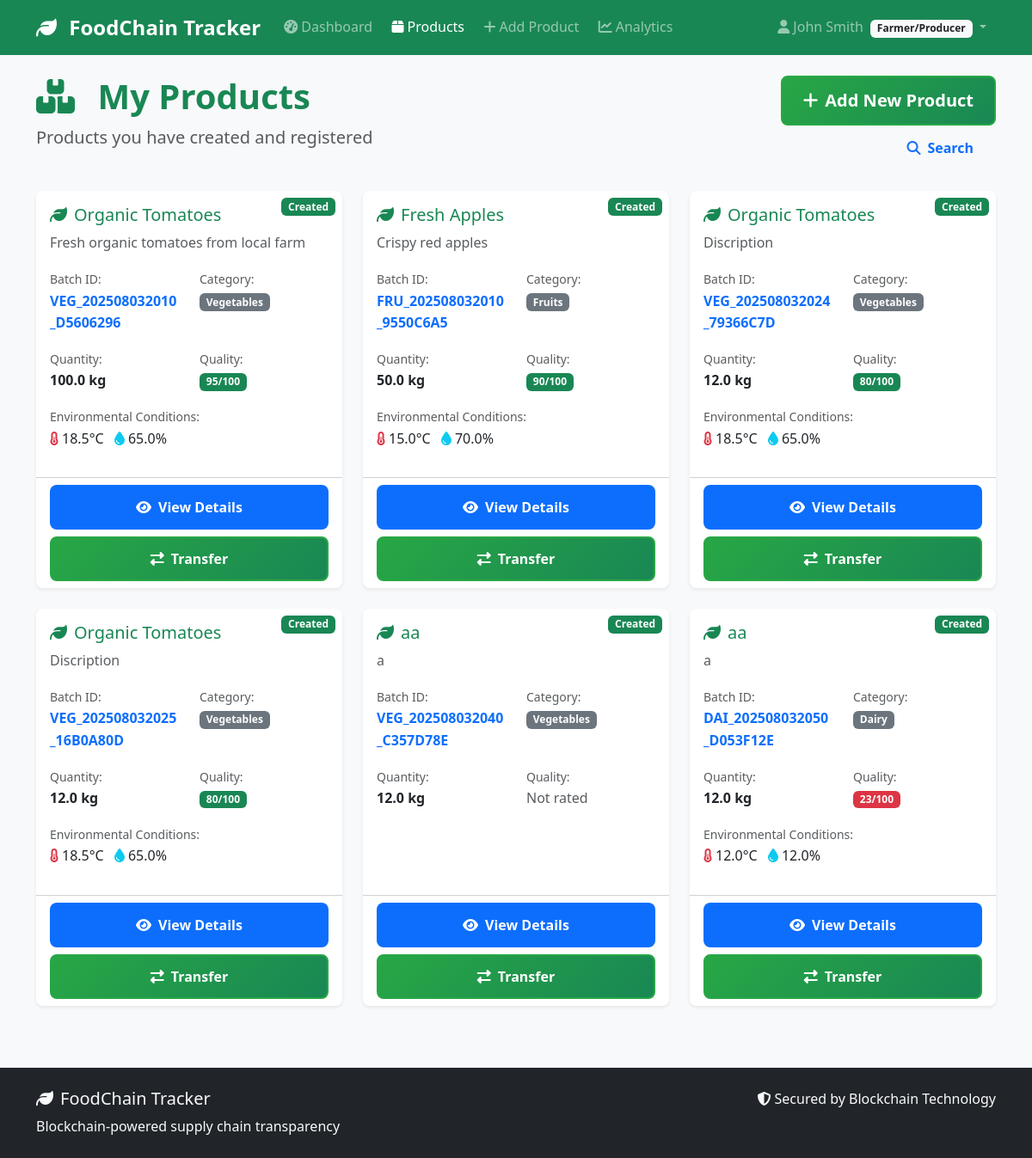
/products/ (signed in), run on the app's committed database.
### models/user.py (models this page shows, shortened)
class User(UserMixin, db.Model):
    __tablename__ = 'users'
    id = db.Column(db.Integer, primary_key=True)
    username = db.Column(db.String(80), unique=True, nullable=False)
    email = db.Column(db.String(120), unique=True, nullable=False)
    password_hash = db.Column(db.String(200), nullable=False)
    full_name = db.Column(db.String(100), nullable=False)
    phone = db.Column(db.String(20))
    address = db.Column(db.Text)
    role = db.Column(db.String(20), nullable=False)  # 'farmer', 'distributor', 'retailer', 'inspector'
    company_name = db.Column(db.String(100))
    license_number = db.Column(db.String(50))  # Business license or certification
    is_active = db.Column(db.Boolean, default=True)
    is_verified = db.Column(db.Boolean, default=False)  # For business verification
    created_at = db.Column(db.DateTime, default=datetime.utcnow)
    last_login = db.Column(db.DateTime)
    products_created = db.relationship('Product', foreign_keys='Product.created_by',
                                     backref='creator', lazy='dynamic')
    sent_transactions = db.relationship('Transaction', foreign_keys='Transaction.from_user_id',
                                      backref='sender', lazy='dynamic')
    received_transactions = db.relationship('Transaction', foreign_keys='Transaction.to_user_id',
                                          backref='receiver', lazy='dynamic')
    def get_role_display(self):
        role_names = {
            'farmer': 'Farmer/Producer',
            'distributor': 'Distributor',
            'retailer': 'Retailer',
            'inspector': 'Inspector'
        }
        return role_names.get(self.role, self.role.title())
    def can_create_products(self):
        return self.role == 'farmer'
    def can_transfer_products(self):
        return self.role in ['farmer', 'distributor']

### models/product.py (models this page shows, shortened)
class Product(db.Model):
    __tablename__ = 'products'
    id = db.Column(db.Integer, primary_key=True)
    batch_id = db.Column(db.String(50), unique=True, nullable=False)
    name = db.Column(db.String(100), nullable=False)
    category = db.Column(db.String(50), nullable=False)  # 'vegetables', 'fruits', 'grains', etc.
    description = db.Column(db.Text)
    quantity = db.Column(db.Float, nullable=False)  # Amount of product
    unit = db.Column(db.String(20), nullable=False)  # 'kg', 'tons', 'boxes', etc.
    quality_grade = db.Column(db.String(10))  # 'A', 'B', 'C', or custom grading
    quality_score = db.Column(db.Integer)  # 0-100 quality score
    origin_location = db.Column(db.String(200))  # Where product was produced
    harvest_date = db.Column(db.Date)
    expiry_date = db.Column(db.Date)
    current_location = db.Column(db.String(200))
    status = db.Column(db.String(50), default='created')  # 'created', 'in_transit', 'delivered', 'expired'
    temperature = db.Column(db.Float)  # Celsius
    humidity = db.Column(db.Float)     # Percentage
    pressure = db.Column(db.Float)     # For certain products
    created_by = db.Column(db.Integer, db.ForeignKey('users.id'), nullable=False)
    current_owner_id = db.Column(db.Integer, db.ForeignKey('users.id'), nullable=False)
    created_at = db.Column(db.DateTime, default=datetime.utcnow)
    updated_at = db.Column(db.DateTime, default=datetime.utcnow, onupdate=datetime.utcnow)
    current_owner = db.relationship('User', foreign_keys=[current_owner_id], backref='owned_products')
    transactions = db.relationship('Transaction', backref='product', lazy='dynamic', cascade='all, delete-orphan')
    def is_expired(self):
        if not self.expiry_date:
            return False
        return datetime.now().date() > self.expiry_date
    def days_until_expiry(self):
        if not self.expiry_date:
            return None
        delta = self.expiry_date - datetime.now().date()
        return delta.days

### routes/products.py (the view)
@products_bp.route('/')
@login_required
def list_products():
    page = request.args.get('page', 1, type=int)
    per_page = 20
    if current_user.role == 'farmer':
        products = Product.query.filter_by(created_by=current_user.id).paginate(
            page=page, per_page=per_page, error_out=False
        )
    elif current_user.role in ['distributor', 'retailer']:
        products = Product.query.filter_by(current_owner_id=current_user.id).paginate(
            page=page, per_page=per_page, error_out=False
        )
    else:
        products = Product.query.paginate(
            page=page, per_page=per_page, error_out=False
        )
    return render_template('products/list.html', products=products)

### templates/products/list.html (shortened to what this page needs)
{% extends "base.html" %}
{% block content %}
<div class="row mb-4">
    <div class="col-md-8">
        <h1 class="display-6 fw-bold text-success">
            <i class="fas fa-boxes me-3"></i>
            {% if current_user.role == 'farmer' %}
                My Products
            {% elif current_user.role in ['distributor', 'retailer'] %}
                Owned Products
            {% else %}
                All Products
            {% endif %}
        </h1>
        <p class="lead text-muted">
            {% if current_user.role == 'farmer' %}
                Products you have created and registered
            {% elif current_user.role in ['distributor', 'retailer'] %}
                Products currently in your possession
            {% else %}
                System-wide product overview
            {% endif %}
        </p>
    </div>
    <div class="col-md-4 text-end">
        {% if current_user.can_create_products() %}
            <a href="{{ url_for('products.add_product') }}" class="btn btn-success btn-lg">
                <i class="fas fa-plus me-2"></i>Add New Product
            </a>
        {% endif %}
        <a href="{{ url_for('products.search_products') }}" class="btn btn-outline-primary">
            <i class="fas fa-search me-2"></i>Search
        </a>
    </div>
</div>
{% if products.items %}
    <div class="row">
        {% for product in products.items %}
            <div class="col-lg-4 col-md-6 mb-4">
                <div class="card h-100 shadow-sm">
                    <div class="position-relative">
                        <span class="position-absolute top-0 end-0 m-2 badge bg-{{ 'success' if product.status == 'created' else 'warning' if product.status == 'in_transit' else 'info' if product.status == 'delivered' else 'danger' }}">
                            {{ product.status.title() }}
                        </span>
                    </div>
                    <div class="card-body">
                        <h5 class="card-title text-success">
                            <i class="fas fa-leaf me-2"></i>{{ product.name }}
                        </h5>
                        <p class="card-text text-muted">{{ product.description[:100] }}{% if product.description|length > 100 %}...{% endif %}</p>
                        <div class="row mb-3">
                            <div class="col-6">
                                <small class="text-muted">Batch ID:</small><br>
                                <strong class="text-primary">{{ product.batch_id }}</strong>
                            </div>
                            <div class="col-6">
                                <small class="text-muted">Category:</small><br>
                                <span class="badge bg-secondary">{{ product.category.title() }}</span>
                            </div>
                        </div>
                        <div class="row mb-3">
                            <div class="col-6">
                                <small class="text-muted">Quantity:</small><br>
                                <strong>{{ product.quantity }} {{ product.unit }}</strong>
                            </div>
                            <div class="col-6">
                                <small class="text-muted">Quality:</small><br>
                                {% if product.quality_score %}
                                    <span class="badge bg-{{ 'success' if product.quality_score >= 80 else 'warning' if product.quality_score >= 60 else 'danger' }}">
                                        {{ product.quality_score }}/100
                                    </span>
                                {% else %}
                                    <span class="text-muted">Not rated</span>
                                {% endif %}
                            </div>
                        </div>
                        {% if product.temperature %}
                            <div class="mb-3">
                                <small class="text-muted">Environmental Conditions:</small><br>
                                <i class="fas fa-thermometer-half text-danger me-1"></i>{{ product.temperature }}°C
                                {% if product.humidity %}
                                    <i class="fas fa-tint text-info ms-2 me-1"></i>{{ product.humidity }}%
                                {% endif %}
                            </div>
                        {% endif %}
                    </div>
                    <div class="card-footer bg-transparent">
                        <div class="d-grid gap-2">
                            <a href="{{ url_for('products.view_product', id=product.id) }}" class="btn btn-primary">
                                <i class="fas fa-eye me-2"></i>View Details
                            </a>
                            {% if current_user.id == product.current_owner_id and current_user.can_transfer_products() %}
                                <a href="{{ url_for('products.transfer_product', id=product.id) }}" class="btn btn-success">
                                    <i class="fas fa-exchange-alt me-2"></i>Transfer
                                </a>
                            {% endif %}
                        </div>
                    </div>
                </div>
            </div>
        {% endfor %}
    </div>
{% endif %}
{% endblock %}

### templates/base.html (shortened to what this page needs)
<!DOCTYPE html>
<html lang="en">
<head>
    <link href="https://cdn.jsdelivr.net/npm/bootstrap@5.3.0/dist/css/bootstrap.min.css" rel="stylesheet">
    <link href="https://cdnjs.cloudflare.com/ajax/libs/font-awesome/6.4.0/css/all.min.css" rel="stylesheet">
    <link href="{{ url_for('static', filename='css/style.css') }}" rel="stylesheet">
</head>
<body>
    <nav class="navbar navbar-expand-lg navbar-dark bg-success">
        <div class="container">
            <a class="navbar-brand" href="{{ url_for('index') }}">
                <i class="fas fa-leaf me-2"></i>
                FoodChain Tracker
            </a>
            <div class="collapse navbar-collapse" id="navbarNav">
                <ul class="navbar-nav me-auto">
                    {% if current_user.is_authenticated %}
                        <li class="nav-item">
                            <a class="nav-link" href="{{ url_for('dashboard.main') }}">
                                <i class="fas fa-tachometer-alt me-1"></i>Dashboard
                            </a>
                        </li>
                        <li class="nav-item">
                            <a class="nav-link" href="{{ url_for('products.list_products') }}">
                                <i class="fas fa-box me-1"></i>Products
                            </a>
                        </li>
                        {% if current_user.can_create_products() %}
                        <li class="nav-item">
                            <a class="nav-link" href="{{ url_for('products.add_product') }}">
                                <i class="fas fa-plus me-1"></i>Add Product
                            </a>
                        </li>
                        {% endif %}
                        <li class="nav-item">
                            <a class="nav-link" href="{{ url_for('analytics.dashboard') }}">
                                <i class="fas fa-chart-line me-1"></i>Analytics
                            </a>
                        </li>
                    {% endif %}
                </ul>
                <ul class="navbar-nav">
                    {% if current_user.is_authenticated %}
                        <li class="nav-item dropdown">
                            <a class="nav-link dropdown-toggle" href="#" id="navbarDropdown" role="button" data-bs-toggle="dropdown">
                                <i class="fas fa-user me-1"></i>{{ current_user.full_name }}
                                <span class="badge bg-light text-dark ms-1">{{ current_user.get_role_display() }}</span>
                            </a>
                        </li>
                    {% endif %}
                </ul>
            </div>
        </div>
    </nav>
    <main class="container my-4">
        {% block content %}{% endblock %}
    </main>
    <footer class="bg-dark text-light py-4 mt-5">
        <div class="container">
            <div class="row">
                <div class="col-md-6">
                    <h5><i class="fas fa-leaf me-2"></i>FoodChain Tracker</h5>
                    <p class="mb-0">Blockchain-powered supply chain transparency</p>
                </div>
                <div class="col-md-6 text-md-end">
                    <p class="mb-0">
                        <i class="fas fa-shield-alt me-1"></i>Secured by Blockchain Technology
                    </p>
                    <small class="text-muted">© 2024 FoodChain Tracker. All rights reserved.</small>
                </div>
            </div>
        </div>
    </footer>
</body>
</html>

### static/css/style.css (style rules this page uses)
:root { --primary-green: #28a745; --secondary-green: #20c997; --success-green: #198754; --warning-orange: #fd7e14; --danger-red: #dc3545; --info-blue: #0dcaf0; --dark-blue: #0d6efd; --light-gray: #f8f9fa; --border-radius: 0.5rem; --shadow: 0 0.125rem 0.25rem rgba(0, 0, 0, 0.075); --shadow-lg: 0 1rem 3rem rgba(0, 0, 0, 0.175); }
body { font-family: 'Segoe UI', Tahoma, Geneva, Verdana, sans-serif; background-color: #f8f9fa; line-height: 1.6; }
.navbar-brand { font-weight: 700; font-size: 1.5rem; }
.navbar-nav .nav-link { font-weight: 500; border-radius: var(--border-radius); margin: 0 0.2rem; transition: all 0.3s ease; }
.card { border: none; border-radius: var(--border-radius); box-shadow: var(--shadow); transition: all 0.3s ease; }
.btn { border-radius: var(--border-radius); font-weight: 600; padding: 0.75rem 1.5rem; transition: all 0.3s ease; border: 2px solid transparent; }
.btn-success { background: linear-gradient(135deg, var(--primary-green) 0%, var(--success-green) 100%); border-color: var(--primary-green); }

### data on the page
User: full_name "John Smith", role "Farmer/Producer"
Product: status "Created", name "Organic Tomatoes", description "Fresh organic tomatoes from local farm", batch_id "VEG_202508032010_D5606296", category "Vegetables", quantity "100.0", unit "kg", quality_score "95", temperature "18.5", humidity "65.0"
Product: status "Created", name "Fresh Apples", description "Crispy red apples", batch_id "FRU_202508032010_9550C6A5", category "Fruits", quantity "50.0", unit "kg", quality_score "90", temperature "15.0", humidity "70.0"
Product: status "Created", name "Organic Tomatoes", description "Discription", batch_id "VEG_202508032024_79366C7D", category "Vegetables", quantity "12.0", unit "kg", quality_score "80", temperature "18.5", humidity "65.0"
Product: status "Created", name "Organic Tomatoes", description "Discription", batch_id "VEG_202508032025_16B0A80D", category "Vegetables", quantity "12.0", unit "kg", quality_score "80", temperature "18.5", humidity "65.0"
Product: status "Created", name "aa", description "a", batch_id "VEG_202508032040_C357D78E", category "Vegetables", quantity "12.0", unit "kg", quality_score "Not rated"
Product: status "Created", name "aa", description "a", batch_id "DAI_202508032050_D053F12E", category "Dairy", quantity "12.0", unit "kg", quality_score "23", temperature "12.0", humidity "12.0"
